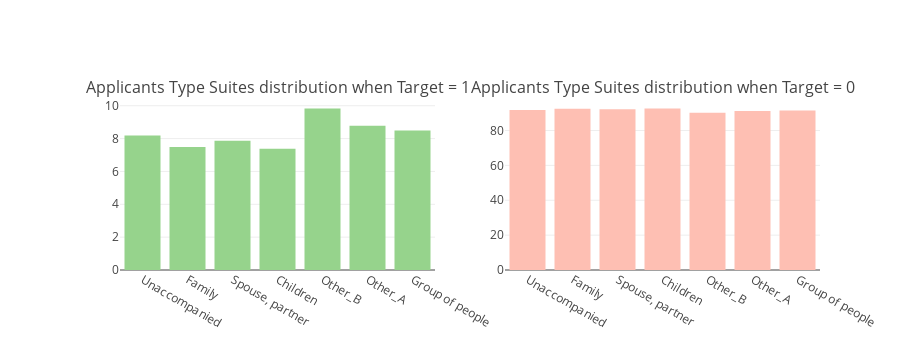

This figure's notebook cell:
### Code cell
tr1, tr2 = gp('NAME_TYPE_SUITE', 'Applicants Type Suites which repayed the loan')
fig = tools.make_subplots(rows=1, cols=2, print_grid=False, 
                          subplot_titles = ["Applicants Type Suites distribution when Target = 1", "Applicants Type Suites distribution when Target = 0"])
fig.append_trace(tr1, 1, 1);
fig.append_trace(tr2, 1, 2);
fig['layout'].update(height=350, showlegend=False, margin=dict(l=120));
iplot(fig);


tr1, tr2 = gp('NAME_INCOME_TYPE', 'Applicants Income Types which repayed the loan')
fig = tools.make_subplots(rows=1, cols=2, print_grid=False, 
                          subplot_titles = ["Applicants Income Types when Target = 1", "Applicants Income Type When Target = 0"])
fig.append_trace(tr1, 1, 1);
fig.append_trace(tr2, 1, 2);
fig['layout'].update(height=350, showlegend=False, margin=dict(l=120));
iplot(fig);

### Figure 1 — Plotly figure (JSON) as saved in the notebook; plotly's stock layout.template omitted (floating-point values rounded to 4 significant figures)
{"data": [{"marker": {"color": "#96D38C"}, "name": "Target : 1", "type": "bar", "uid": "26b9bed4-0533-4205-bd59-824904f30f6b", "x": ["Unaccompanied", "Family", "Spouse, partner", "Children", "Other_B", "Other_A", "Group of people"], "xaxis": "x", "y": [8.183, 7.495, 7.872, 7.377, 9.831, 8.776, 8.487], "yaxis": "y"}, {"marker": {"color": "#FEBFB3"}, "name": "Target : 0", "type": "bar", "uid": "7b5cba40-bec7-4e68-a8f2-9a10eee70e89", "x": ["Unaccompanied", "Family", "Spouse, partner", "Children", "Other_B", "Other_A", "Group of people"], "xaxis": "x2", "y": [91.82, 92.51, 92.13, 92.62, 90.17, 91.22, 91.51], "yaxis": "y2"}], "layout": {"annotations": [{"font": {"size": 16}, "showarrow": false, "text": "Applicants Type Suites distribution when Target = 1", "x": 0.225, "xanchor": "center", "xref": "paper", "y": 1, "yanchor": "bottom", "yref": "paper"}, {"font": {"size": 16}, "showarrow": false, "text": "Applicants Type Suites distribution when Target = 0", "x": 0.775, "xanchor": "center", "xref": "paper", "y": 1, "yanchor": "bottom", "yref": "paper"}], "height": 350, "margin": {"l": 120}, "showlegend": false, "xaxis": {"anchor": "y", "domain": [0, 0.45]}, "xaxis2": {"anchor": "y2", "domain": [0.55, 1]}, "yaxis": {"anchor": "x", "domain": [0, 1]}, "yaxis2": {"anchor": "x2", "domain": [0, 1]}}}
